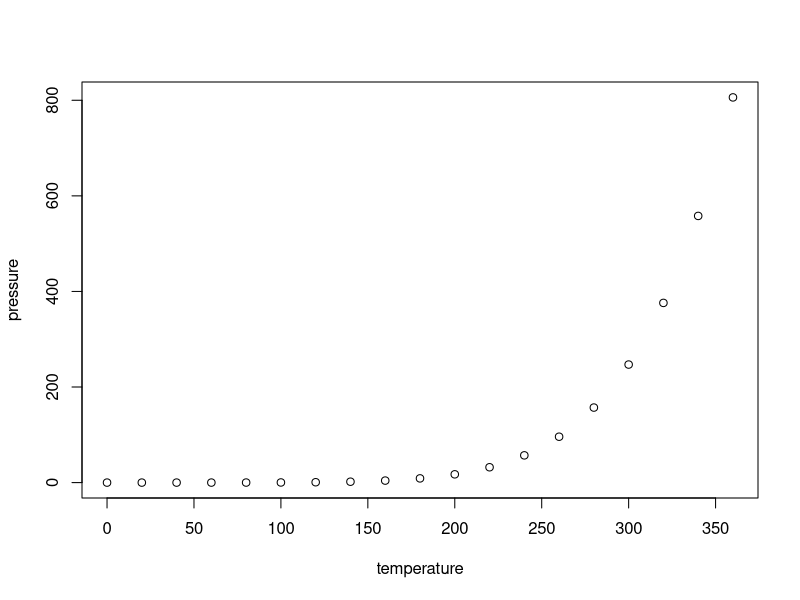
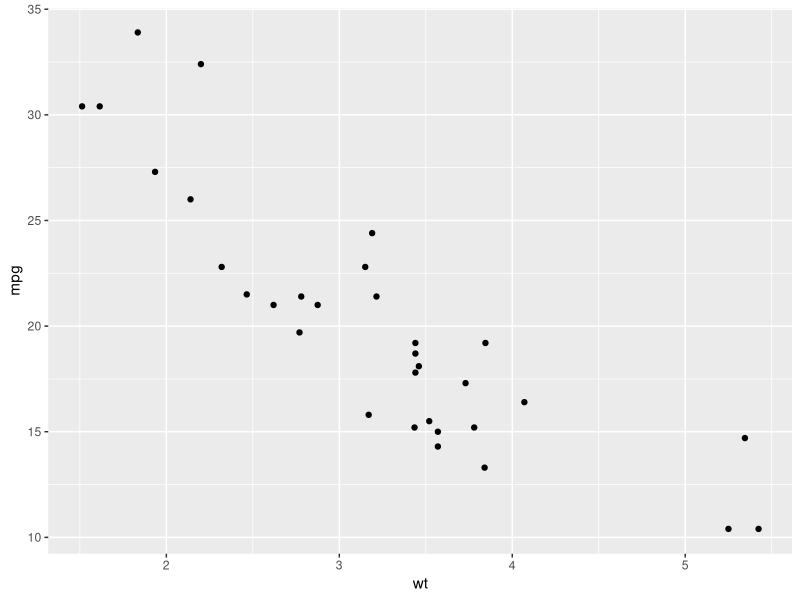
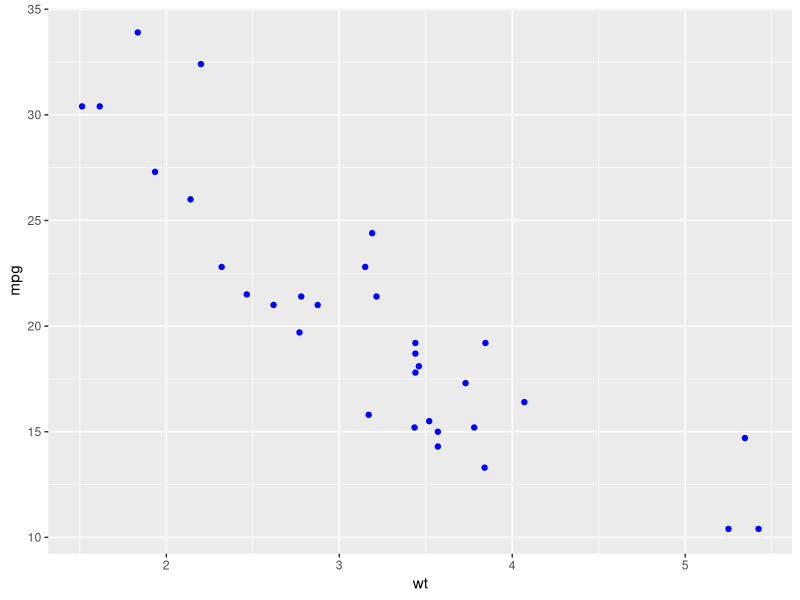
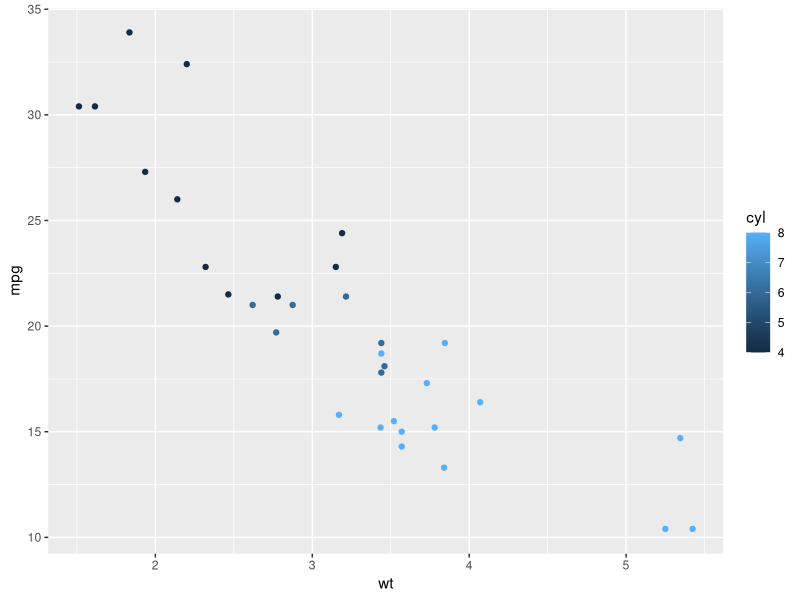
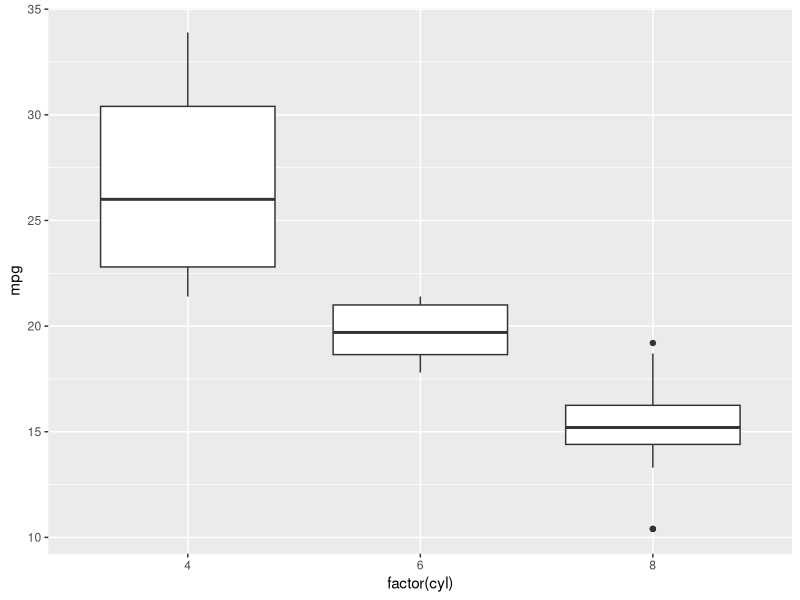
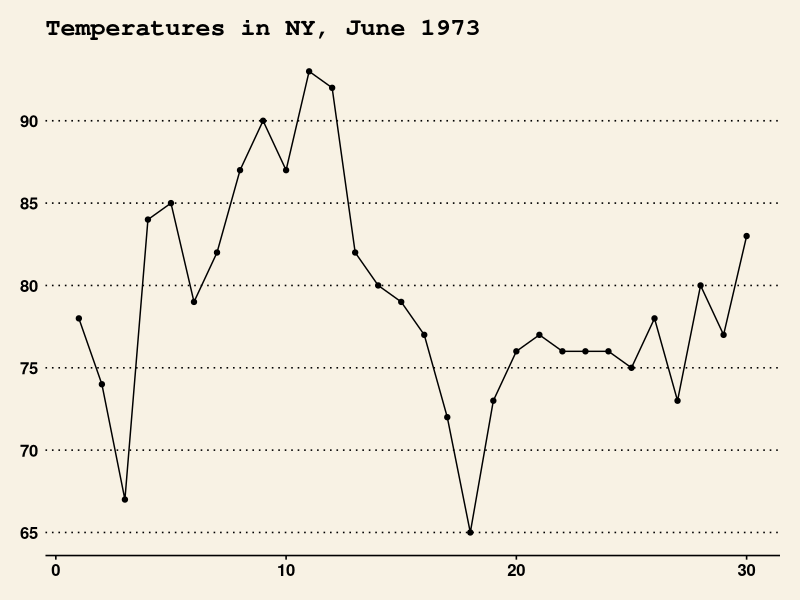

The R source for these figures, in order: (Note: this script raises an error after producing the figures.)
## ---- chunk 1
knitr::opts_chunk$set(
  message = FALSE,
  echo = TRUE)
library(tidyverse)
## ---- chunk 2
summary(cars)
## ---- chunk 3
plot(pressure)
## ---- chunk 4
library(tidyverse)
## ---- chunk 5
glimpse(mtcars)
# View(mtcars)
## ---- chunk 6
# a basic scatterplot
ggplot(data = mtcars, aes(x = wt, y = mpg)) +
  geom_point()
## ---- chunk 7
# adding color
ggplot(data = mtcars, aes(x = wt, y = mpg)) +
  geom_point(color = "blue")
## ---- chunk 8
# mapping a variable to color
ggplot(data = mtcars, aes(x = wt, y = mpg)) +
  geom_point(aes(color = cyl))
## ---- chunk 9
glimpse(mtcars)
## ---- chunk 10
# a basic boxplot
ggplot(data = mtcars, aes(x = factor(cyl), y = mpg)) +
  geom_boxplot()
## ---- chunk 11
data()
## ---- chunk 12
?iris
## ---- chunk 13
library(ggthemes)

june_weather <- airquality %>%
  filter(Month == 6) %>% # only June weather
  select(Day, Temp) # only columns we need

june_plot <- ggplot(data = june_weather, aes(x = Day, y =  Temp)) +
  geom_point() + # make our points purple
  geom_line() + # add a line
  labs(title = "Temperatures in NY, June 1973",
       x = "Day",
       y = "Temperature (°F)") +
  theme_wsj() +
  theme(plot.title = element_text(size = 18))

june_plot
## ---- chunk 14
storm_plot <- ggplot(data = storms, aes(x = wind, y = pressure)) +
  geom_point(aes(color = status)) +
  labs(
    title = "Pressure vs. Wind Speed of Atlantic Storms",
    caption = "Source: NOAA",
    x = "Maximum Sustained Wind Speed (knots)",
    y = "Air Pressure at Storm Center (millibars)",
    color = "Status"
  ) +
  scale_color_manual(
    labels = c("Hurricane",  "Tropical Depression", "Tropical Storm"),
    values = c("#6f18ad", "#f051bb", "#faf600")
  ) +
  theme(
    text = element_text(family = "Arial"),
    rect = element_blank(),
    axis.line = element_line(color = "gray40"),
    panel.grid = element_line(color = "gray90"),
    legend.position = "bottom"
  )

storm_plot
